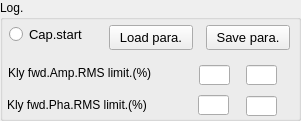
  <widget class="QGroupBox" name="groupBox">
   <property name="geometry">
    <rect>
     <x>20</x>
     <y>844</y>
     <width>301</width>
     <height>121</height>
    </rect>
   </property>
   <property name="title">
    <string>Log.</string>
   </property>
   <widget class="QLabel" name="label_116">
    <property name="geometry">
     <rect>
      <x>7</x>
      <y>94</y>
      <width>181</width>
      <height>21</height>
     </rect>
    </property>
    <property name="font">
     <font>
      <family>Arial</family>
      <pointsize>9</pointsize>
      <weight>50</weight>
      <bold>false</bold>
     </font>
    </property>
    <property name="text">
     <string>Kly fwd.Pha.RMS limit.(%)</string>
    </property>
   </widget>
   <widget class="QPushButton" name="pushButton_2">
    <property name="geometry">
     <rect>
      <x>206</x>
      <y>25</y>
      <width>84</width>
      <height>25</height>
     </rect>
    </property>
    <property name="font">
     <font>
      <family>Arial</family>
      <pointsize>10</pointsize>
      <weight>50</weight>
      <bold>false</bold>
     </font>
    </property>
    <property name="text">
     <string>Save para.</string>
    </property>
   </widget>
   <widget class="QPushButton" name="pushButton">
    <property name="geometry">
     <rect>
      <x>109</x>
      <y>25</y>
      <width>84</width>
      <height>25</height>
     </rect>
    </property>
    <property name="font">
     <font>
      <family>Arial</family>
      <pointsize>10</pointsize>
      <weight>50</weight>
      <bold>false</bold>
     </font>
    </property>
    <property name="text">
     <string>Load para.</string>
    </property>
   </widget>
   <widget class="QLabel" name="label_99">
    <property name="geometry">
     <rect>
      <x>8</x>
      <y>62</y>
      <width>181</width>
      <height>21</height>
     </rect>
    </property>
    <property name="font">
     <font>
      <family>Arial</family>
      <pointsize>9</pointsize>
      <weight>50</weight>
      <bold>false</bold>
     </font>
    </property>
    <property name="text">
     <string>Kly fwd.Amp.RMS limit.(%)</string>
    </property>
   </widget>
   <widget class="QRadioButton" name="radioButton_4">
    <property name="geometry">
     <rect>
      <x>9</x>
      <y>25</y>
      <width>101</width>
      <height>19</height>
     </rect>
    </property>
    <property name="font">
     <font>
      <family>Arial</family>
      <pointsize>10</pointsize>
      <weight>50</weight>
      <bold>false</bold>
     </font>
    </property>
    <property name="text">
     <string>Cap.start</string>
    </property>
   </widget>
   <widget class="QLineEdit" name="lineEdit_152">
    <property name="geometry">
     <rect>
      <x>246</x>
      <y>96</y>
      <width>31</width>
      <height>20</height>
     </rect>
    </property>
    <property name="font">
     <font>
      <family>Arial</family>
      <pointsize>10</pointsize>
      <weight>50</weight>
      <bold>false</bold>
     </font>
    </property>
   </widget>
   <widget class="QLineEdit" name="lineEdit_117">
    <property name="geometry">
     <rect>
      <x>199</x>
      <y>65</y>
      <width>31</width>
      <height>20</height>
     </rect>
    </property>
    <property name="font">
     <font>
      <family>Arial</family>
      <pointsize>10</pointsize>
      <weight>50</weight>
      <bold>false</bold>
     </font>
    </property>
    <property name="text">
     <string/>
    </property>
   </widget>
   <widget class="QLineEdit" name="lineEdit_151">
    <property name="geometry">
     <rect>
      <x>198</x>
      <y>95</y>
      <width>31</width>
      <height>20</height>
     </rect>
    </property>
    <property name="font">
     <font>
      <family>Arial</family>
      <pointsize>10</pointsize>
      <weight>50</weight>
      <bold>false</bold>
     </font>
    </property>
    <property name="text">
     <string/>
    </property>
   </widget>
   <widget class="QLineEdit" name="lineEdit_118">
    <property name="geometry">
     <rect>
      <x>246</x>
      <y>65</y>
      <width>31</width>
      <height>20</height>
     </rect>
    </property>
    <property name="font">
     <font>
      <family>Arial</family>
      <pointsize>10</pointsize>
      <weight>50</weight>
      <bold>false</bold>
     </font>
    </property>
   </widget>
  </widget>
